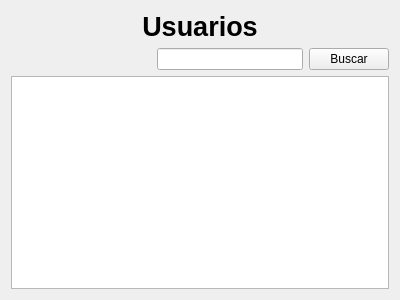
<?xml version="1.0" encoding="UTF-8"?>
<ui version="4.0">
 <class>UsuariosWindow</class>
 <widget class="QWidget" name="UsuariosWindow">
  <property name="geometry">
   <rect>
    <x>0</x>
    <y>0</y>
    <width>400</width>
    <height>300</height>
   </rect>
  </property>
  <property name="windowTitle">
   <string>Form</string>
  </property>
  <layout class="QVBoxLayout" name="verticalLayout">
   <item>
    <widget class="QLabel" name="label">
     <property name="sizePolicy">
      <sizepolicy hsizetype="Preferred" vsizetype="Fixed">
       <horstretch>0</horstretch>
       <verstretch>0</verstretch>
      </sizepolicy>
     </property>
     <property name="font">
      <font>
       <pointsize>20</pointsize>
       <bold>true</bold>
      </font>
     </property>
     <property name="text">
      <string>Usuarios</string>
     </property>
     <property name="alignment">
      <set>Qt::AlignmentFlag::AlignCenter</set>
     </property>
    </widget>
   </item>
   <item>
    <layout class="QHBoxLayout" name="horizontalLayout_2">
     <item>
      <spacer name="horizontalSpacer">
       <property name="orientation">
        <enum>Qt::Orientation::Horizontal</enum>
       </property>
       <property name="sizeHint" stdset="0">
        <size>
         <width>40</width>
         <height>20</height>
        </size>
       </property>
      </spacer>
     </item>
     <item>
      <widget class="QLineEdit" name="buscarEdit"/>
     </item>
     <item>
      <widget class="QPushButton" name="buscarButton">
       <property name="sizePolicy">
        <sizepolicy hsizetype="Fixed" vsizetype="Fixed">
         <horstretch>0</horstretch>
         <verstretch>0</verstretch>
        </sizepolicy>
       </property>
       <property name="text">
        <string>Buscar</string>
       </property>
       <property name="autoDefault">
        <bool>false</bool>
       </property>
       <property name="default">
        <bool>false</bool>
       </property>
       <property name="flat">
        <bool>false</bool>
       </property>
      </widget>
     </item>
    </layout>
   </item>
   <item>
    <widget class="QListWidget" name="listWidget"/>
   </item>
  </layout>
 </widget>
 <resources/>
 <connections/>
</ui>
